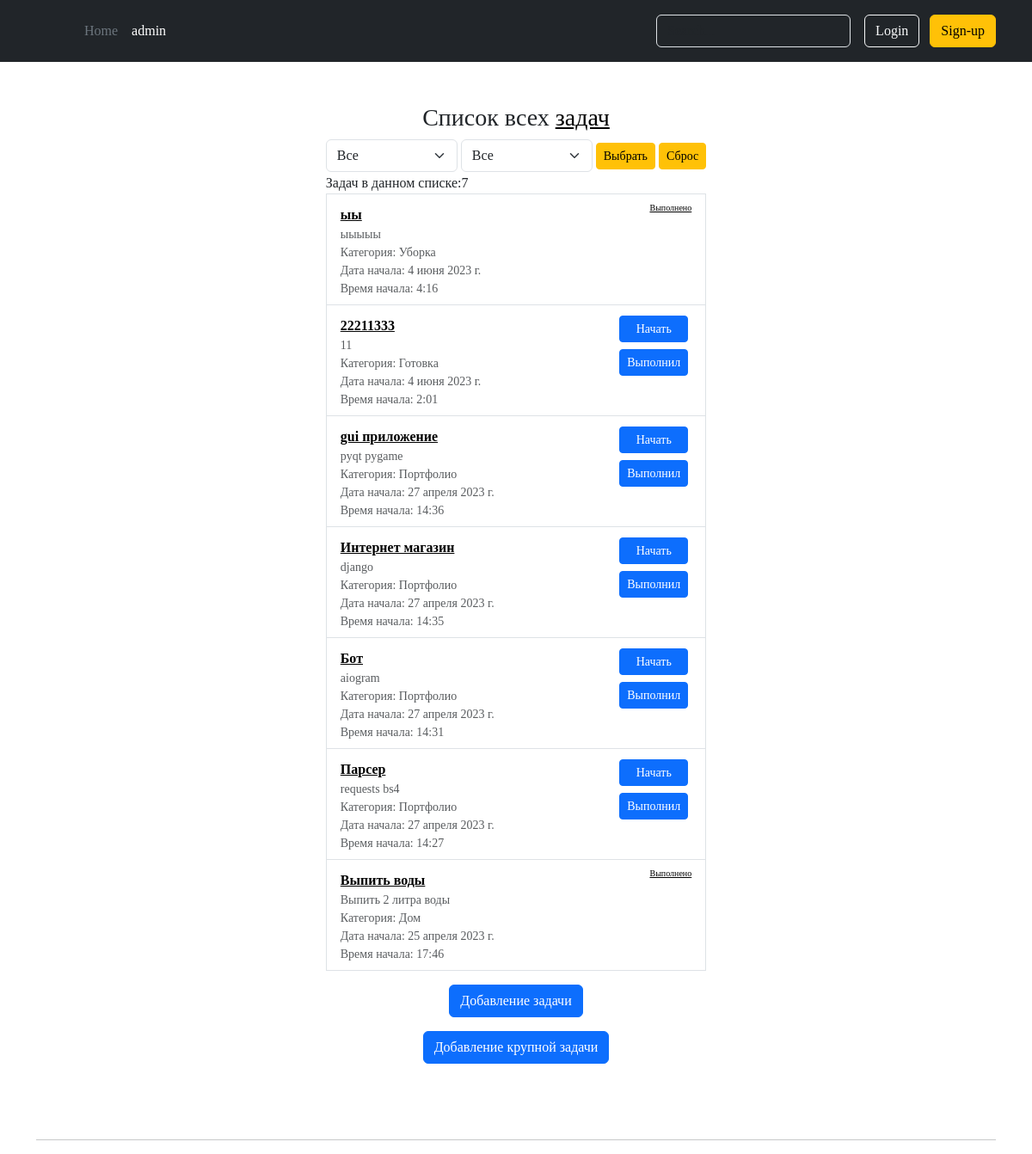
Page /all-tasks on the earlier database version.
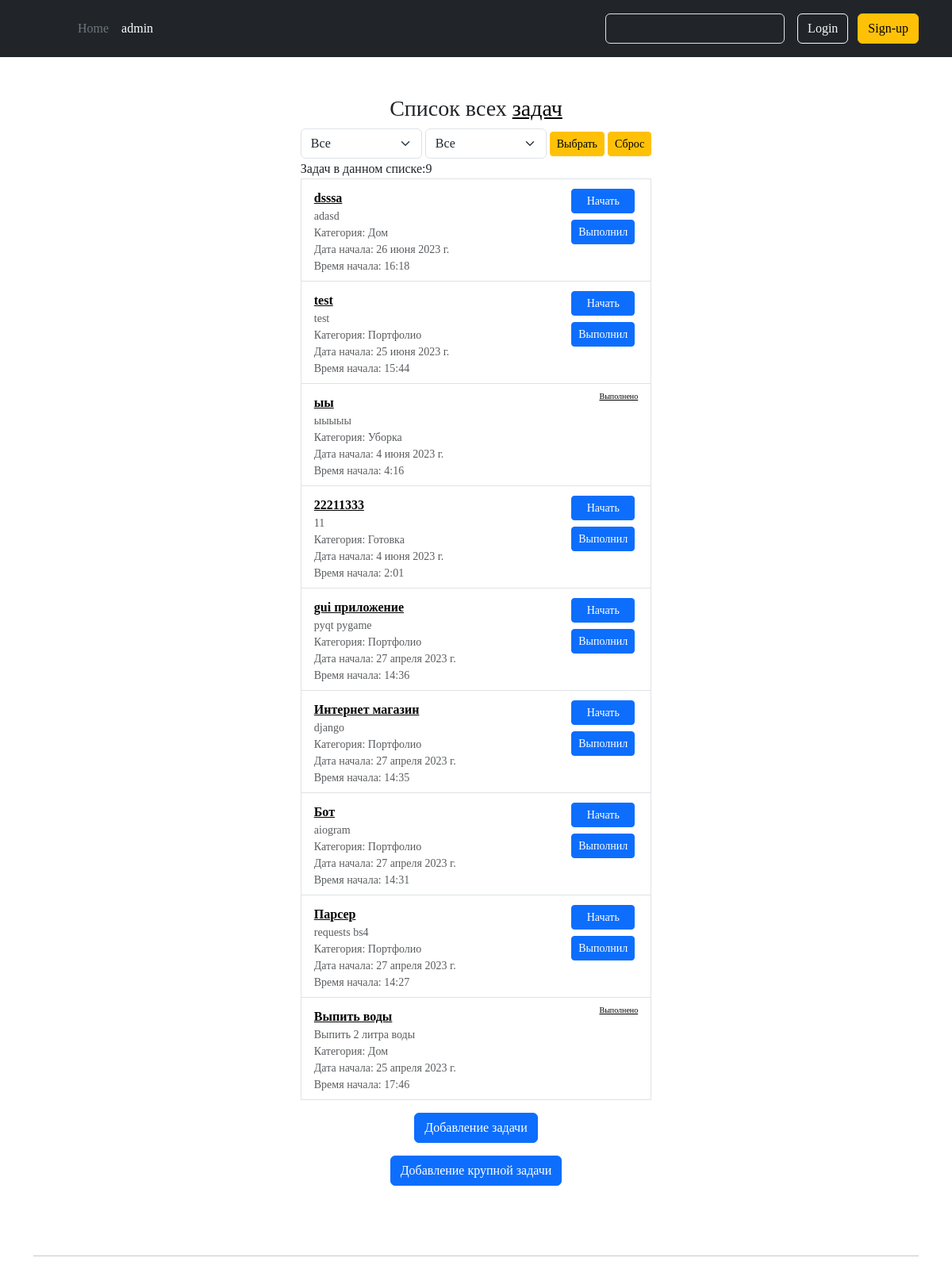
Same page on the later database version.
### todo/models.py (models this page shows, shortened)
class Task(models.Model):
    title = models.CharField(max_length=200, verbose_name='Название')
    description = models.CharField(max_length=1000, verbose_name='Описание задачи', blank=True)
    category = models.ForeignKey(Category, verbose_name='Категория', on_delete=models.CASCADE)
    created_at = models.DateTimeField(auto_now_add=True, verbose_name='Дата создания')
    started_at_date = models.DateField(default=django.utils.timezone.localtime, verbose_name='Дата начала')
    started_at_time = models.TimeField(default=django.utils.timezone.localtime, verbose_name='Время начала')
    due_date_date = models.DateField(verbose_name='Дата окончания', blank=True, null=True)
    due_date_time = models.TimeField(verbose_name='Время окончания', blank=True, null=True)
    order_in_big_task = models.IntegerField(blank=True, null=True, default=0, verbose_name='Приоритетность')
    status = models.IntegerField(default=0, choices=CHOICES, verbose_name='Статус')
    class Meta:
        verbose_name = 'задача'
        verbose_name_plural = 'задачи'
        ordering = ['-created_at']
    def get_absolute_url(self):
        return reverse('task_detail', kwargs={'pk' : self.pk})

class Category(MPTTModel):
    title = models.CharField(max_length=100, unique=True)
    description = models.CharField(max_length=200, verbose_name='Описание', blank=True)
    parent = TreeForeignKey('self', on_delete=models.CASCADE, null=True, blank=True, related_name='children')
    class MPTTMeta:
        order_insertion_by = ['title']
    class Meta:
        verbose_name = 'категория'
        verbose_name_plural = 'категории'

### todo/views.py (the view)
# urls.py: path('all-tasks', all_tasks_listing, name='all_tasks'),
def all_tasks_listing(request):
    context = {
        "task_list": services.TaskFilter(request.GET, queryset=Task.objects.all()),
        "date_list": services.date_list,
    }
    return render(request, "todo/all_tasks_list.html", context)

### todo/templates/todo/all_tasks_list.html (shortened to what the changed rows need)
{% extends 'todo_base.html' %}
{% load get_item %}
{% load static %}
{% block body %}
    <todo_list>
        <div class="container">
            <div class="d-flex flex-column flex-md-row p-4 gap-4 py-md-5 align-items-center justify-content-center">
                <div class="task-title list-group">
                    <span class="mx-auto h3">
                    </span>
                    <form method="get">
                    </form>
                    Задач в данном списке:{{ task_list.qs.count }}
                    {% for task in task_list.qs %}
                        <span class="list-group-item align-content-between d-flex gap-3">
                            <span class="pt-1 d-flex flex-column form-checked-content order-first">
                                <strong>
                                    <span style="vertical-align: inherit;">
                                        <span style="vertical-align: inherit;">
                                            <a href="{{ task.get_absolute_url }}">{{ task.title }}</a>
                                        </span>
                                    </span>
                                </strong>
                                <small class="d-block text-body-secondary">
                                    <span style="vertical-align: inherit;">
                                        <span style="vertical-align: inherit;">{{ task.description }}</span>
                                    </span>
                                </small>
                                <small class="d-block text-body-secondary">
                                    <span style="vertical-align: inherit;">
                                        Категория:
                                        <span style="vertical-align: inherit;">{{ task.category.title }}</span>
                                    </span>
                                </small>
                                <small class="d-block text-body-secondary">
                                    Дата начала:
                                    <span style="vertical-align: inherit;">
                                        <span style="vertical-align: inherit;">
                                            {{ task.started_at_date }}</span>
                                    </span>
                                </small>
                                <small class="d-block text-body-secondary">
                                    Время начала:
                                    <span style="vertical-align: inherit;">
                                        <span style="vertical-align: inherit;">{{ task.started_at_time }}</span>
                                    </span>
                                </small>
                            </span>
                            <span class="small d-flex flex-column text-body-secondary ms-auto order-last change-status">
                            {% if task.status == 2 %}
                                <a href="{% url 'task_start' pk=task.pk%}">{{ task.get_status_display }}</a>
                            {% elif task.status == 1 %}
                                <a href="{% url 'task_plan' pk=task.pk%}">{{ task.get_status_display }}</a>
                            {% endif %}
                            {% if task.status == 0 %}
                                <a href="{% url 'task_start' pk=task.pk %}" class="btn btn-primary btn-sm m-1">Начать</a>
                            {% endif %}
                            {% if task.status != 2 %}
                                <a href="{% url 'task_done' pk=task.pk %}"
                                   class="btn btn-primary btn-sm m-1">Выполнил</a>
                            {% endif %}
                            </span>
                        </span>
                    {% endfor %}
                    <a href="{% url 'task_create' %}" class="btn btn-primary mt-3 mx-auto">
                    </a>
                    <a href="{% url 'big_task_create' %}" class="btn btn-primary mt-3 mx-auto">
                    </a>
                </div>
            </div>
            <br>
        </div>
    </todo_list>
{% endblock %}

Differences in the rows shown:
added Task: title "dsssa", description "adasd", category "Дом", started_at_date "26 июня 2023 г.", started_at_time "16:18", status "Начать"
added Task: title "test", description "test", category "Портфолио", started_at_date "25 июня 2023 г.", started_at_time "15:44", status "Начать"
Other differences:
{{ task_list.qs.count }}: "7" → "9"
